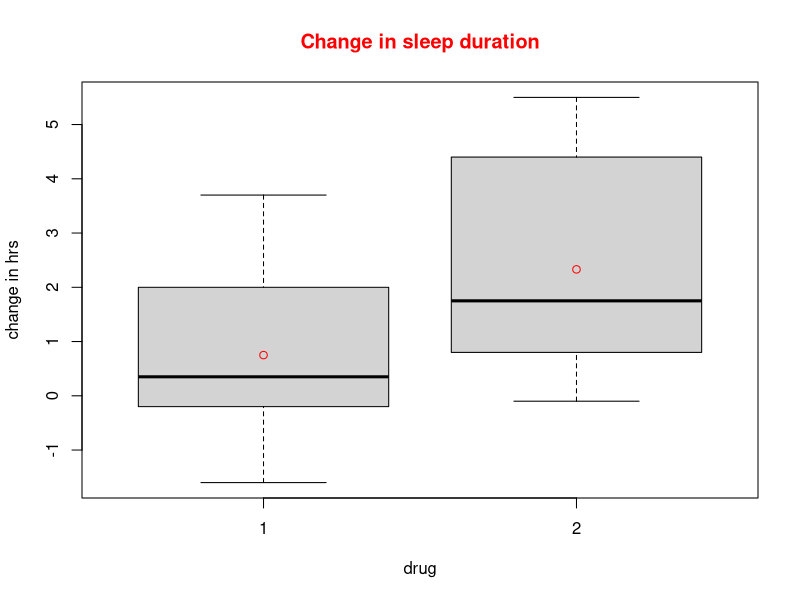
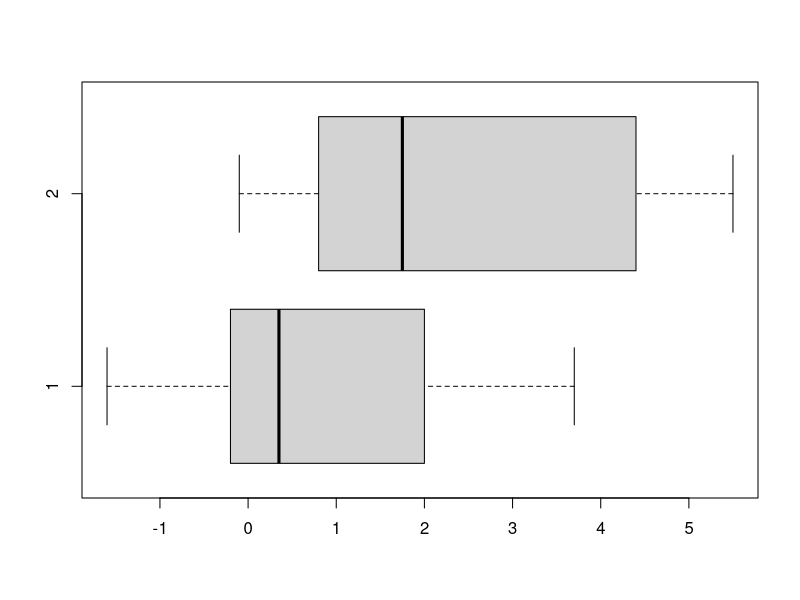
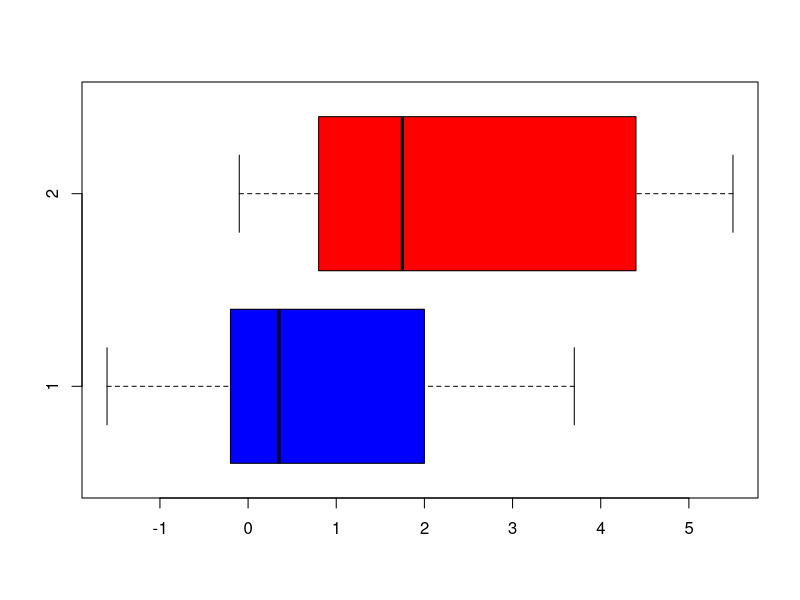

Here is the R script that generated these plots, in order:
#    Boxplots

# are a perfect way to compare distributions of different groups
# allow a good overview: min, max, median,
# quartiles 1 and 3, outliers
# they often come together with ANOVA
# standard tool for scientific publications

?sleep

sleepboxplot = boxplot(data = sleep, extra ~ group,
                       main = "Change in sleep duration",
                       col.main = "red", ylab="change in hrs", xlab="drug")

# what do we see on the boxplot?

attach(sleep)

means = by(extra, group, mean)

points(means, col = "red")

# to change the orientation of the boxplot : horizontal=T

horizontalboxplot = boxplot(data = sleep, extra ~ group,
                            ylab="", xlab="", horizontal = T)


# to integrate different colours for the boxplots
# watch the character vector

horizontalboxplot = boxplot(data = sleep, extra ~ group,
                            ylab="", xlab="", horizontal = T,
                            col = c("blue", "red") )

